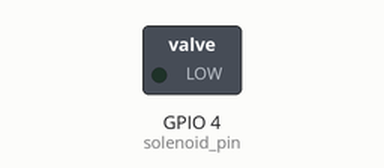
This program was run on a simulated Raspberry Pi (BCM pin numbers). Parts: switched loads named in the program (green lamp = pin HIGH). At 0.0 s the program stops and its outputs stay as they are.

Above: at 0.1 s.
Timing chart, 0 to 1.5 s (numbered marks = the images above):
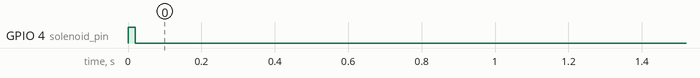

Measured:
- by itself, GPIO 4 (solenoid_pin): LOW → HIGH at 0.00 s, → LOW 0.02 s later

The program:

punch.py
```python
#!/usr/bin/env python3
import sys
from time import sleep

import RPi.GPIO as GPIO

class SolenoidDriver:

    def __init__(self):
        self.solenoid_pin = 4
        GPIO.setwarnings(False)
        GPIO.setmode(GPIO.BCM)
        GPIO.setup(self.solenoid_pin, GPIO.OUT) # LED pin set as output

    def punch(self, duration):
        GPIO.output(self.solenoid_pin, GPIO.HIGH)
        sleep(duration / 1000)
        GPIO.output(self.solenoid_pin, GPIO.LOW)

if __name__ == "__main__":
    sd = SolenoidDriver()
    sd.punch(20)
```
